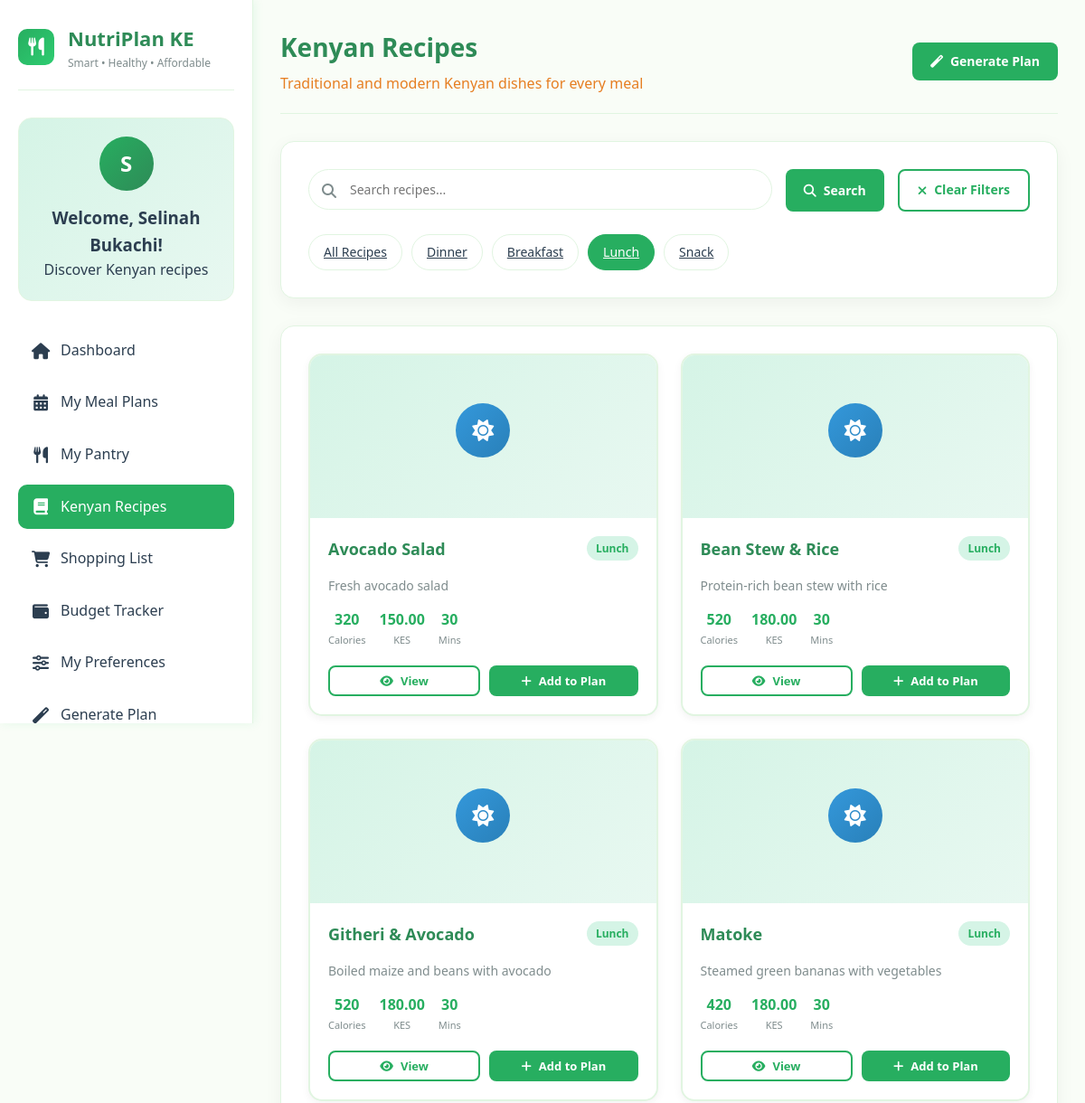
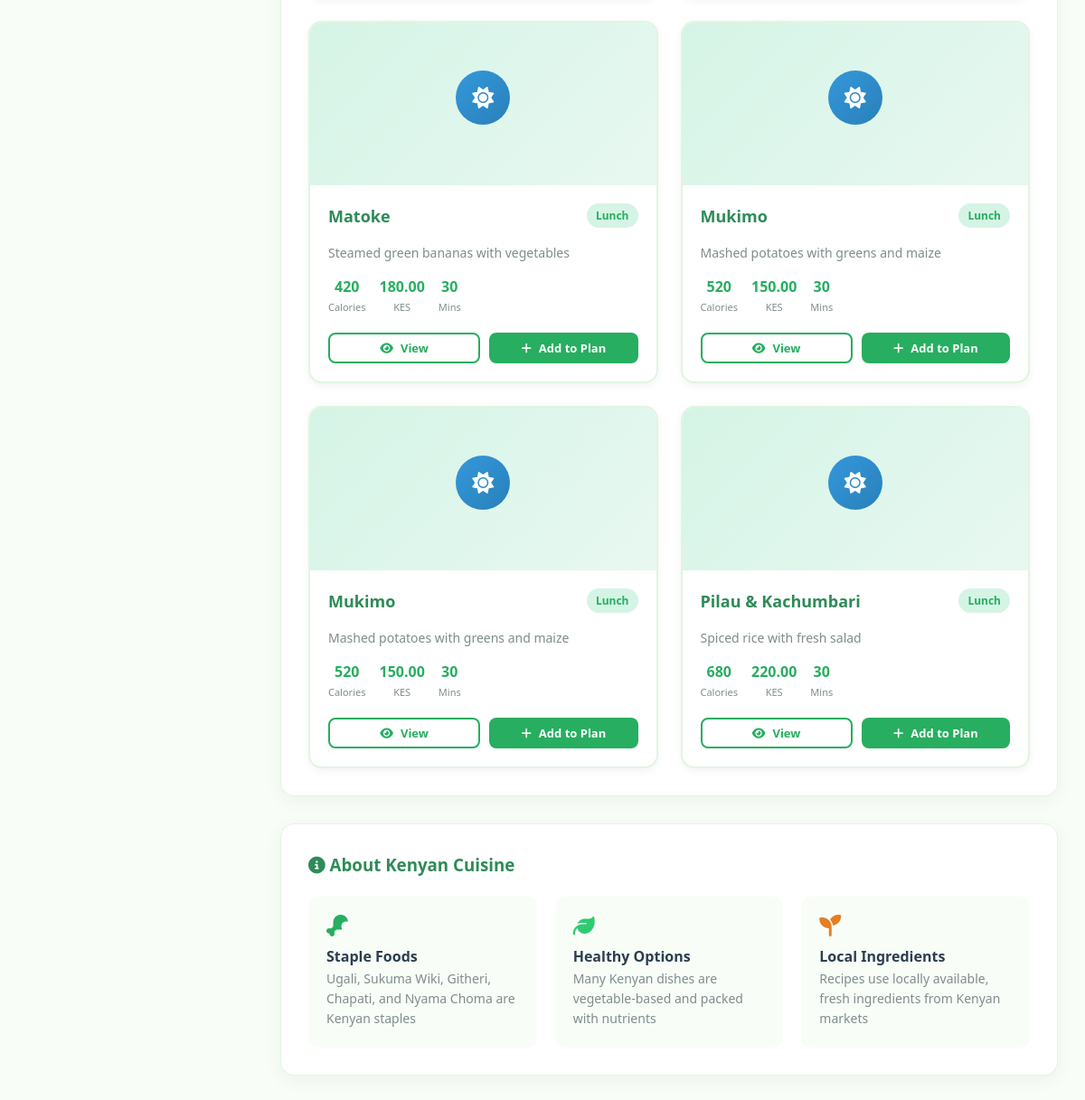
Page /recipes.php?category=Lunch (signed in) on the committed database (2 pictures, top to bottom).
### tables this page shows
CREATE TABLE `recipes` (
  `recipe_id` int(11) NOT NULL,
  `recipe_name` varchar(100) NOT NULL,
  `description` text DEFAULT NULL,
  `instructions` text NOT NULL,
  `prep_time` varchar(50) DEFAULT NULL,
  `serving_size` int(11) DEFAULT NULL,
  `meal_type` varchar(50) DEFAULT NULL,
  `estimated_cost` decimal(10,2) DEFAULT NULL,
  `calories` int(11) DEFAULT NULL,
  `protein` decimal(5,2) DEFAULT NULL,
  `carbs` decimal(5,2) DEFAULT NULL,
  `fats` decimal(5,2) DEFAULT NULL,
  `image` varchar(255) DEFAULT NULL,
  `created_at` timestamp NOT NULL DEFAULT current_timestamp()
);

### recipes.php (the view, shortened to what this page needs)
<?php
require_once 'config.php';
$user_name = $_SESSION['full_name'];
$recipes_query = "SELECT * FROM recipes ORDER BY meal_type, recipe_name";
$recipes_result = mysqli_query($conn, $recipes_query);
$categories_query = "SELECT DISTINCT meal_type FROM recipes";
$categories_result = mysqli_query($conn, $categories_query);
$categories = [];
while ($cat = mysqli_fetch_assoc($categories_result)) {
    $categories[] = $cat['meal_type'];
}
$search = '';
$category_filter = '';
if (isset($_GET['category']) && !empty($_GET['category'])) {
    $category = mysqli_real_escape_string($conn, $_GET['category']);
    $recipes_query = "SELECT * FROM recipes WHERE meal_type = '$category' ORDER BY recipe_name";
    $recipes_result = mysqli_query($conn, $recipes_query);
    $category_filter = $category;
}
?>
<!DOCTYPE html>
<html lang="en">
<head>
    <link rel="stylesheet" href="https://cdnjs.cloudflare.com/ajax/libs/font-awesome/6.4.0/css/all.min.css">
</head>
<body>
    <div class="dashboard-container">
        <aside class="sidebar">
            <div class="logo">
                <div class="logo-icon">
                    <i class="fas fa-utensils"></i>
                </div>
                <div class="logo-text">
                    <h2>NutriPlan KE</h2>
                    <p>Smart • Healthy • Affordable</p>
                </div>
            </div>
            <div class="user-welcome">
                <div class="user-avatar">
                    <?php echo strtoupper(substr($user_name, 0, 1)); ?>
                </div>
                <h3>Welcome, <?php echo htmlspecialchars($user_name); ?>!</h3>
                <p>Discover Kenyan recipes</p>
            </div>
            <ul class="nav-menu">
                <li><a href="dashboard.php"><i class="fas fa-home"></i> Dashboard</a></li>
                <li><a href="meal_plan.php"><i class="fas fa-calendar-alt"></i> My Meal Plans</a></li>
                <li><a href="pantry.php"><i class="fas fa-utensils"></i> My Pantry</a></li>
                <li><a href="recipes.php" class="active"><i class="fas fa-book"></i> Kenyan Recipes</a></li>
                <li><a href="shopping-list.php"><i class="fas fa-shopping-cart"></i> Shopping List</a></li>
                <li><a href="budget.php"><i class="fas fa-wallet"></i> Budget Tracker</a></li>
                <li><a href="preferences.php"><i class="fas fa-sliders-h"></i> My Preferences</a></li>
                <li><a href="create-plan.php"><i class="fas fa-magic"></i> Generate Plan</a></li>
            </ul>
        </aside>
        <main class="main-content">
            <div class="top-header">
                <div class="welcome-message">
                    <h1>Kenyan Recipes</h1>
                    <p>Traditional and modern Kenyan dishes for every meal</p>
                </div>
                <div class="header-actions">
                    <a href="create-plan.php" class="btn btn-primary">
                        <i class="fas fa-magic"></i> Generate Plan
                    </a>
                </div>
            </div>
            <div class="content-section">
                <form method="GET" action="" class="search-filter">
                    <div class="search-box">
                        <i class="fas fa-search"></i>
                        <input type="text" name="search" placeholder="Search recipes..." value="<?php echo htmlspecialchars($search); ?>">
                    </div>
                    <button type="submit" class="btn btn-primary">
                        <i class="fas fa-search"></i> Search
                    </button>
                    <?php if (!empty($search) || !empty($category_filter)): ?>
                        <a href="recipes.php" class="btn btn-outline">
                            <i class="fas fa-times"></i> Clear Filters
                        </a>
                    <?php endif; ?>
                </form>
                <div class="category-filter">
                    <a href="recipes.php" class="category-btn <?php echo empty($category_filter) ? 'active' : ''; ?>">
                        All Recipes
                    </a>
                    <?php foreach ($categories as $category): ?>
                        <a href="?category=<?php echo urlencode($category); ?>"
                           class="category-btn <?php echo $category_filter == $category ? 'active' : ''; ?>">
                            <?php echo htmlspecialchars($category); ?>
                        </a>
                    <?php endforeach; ?>
                </div>
            </div>
            <div class="content-section">
                <?php if (mysqli_num_rows($recipes_result) > 0): ?>
                    <?php if (empty($category_filter) && empty($search)): ?>
                        <?php
                        mysqli_data_seek($recipes_result, 0);
                        $recipes_by_category = [];
                        while ($recipe = mysqli_fetch_assoc($recipes_result)) {
                            $recipes_by_category[$recipe['meal_type']][] = $recipe;
                        }
                        foreach ($recipes_by_category as $category => $category_recipes):
                            $icon_class = strtolower($category) . '-icon';
                            $category_icon = '';
                            switch($category) {
                                case 'Breakfast': $category_icon = 'fas fa-sun'; break;
                                case 'Lunch': $category_icon = 'fas fa-sun'; break;
                                case 'Dinner': $category_icon = 'fas fa-moon'; break;
                                case 'Snack': $category_icon = 'fas fa-apple-alt'; break;
                                default: $category_icon = 'fas fa-utensils';
                            }
                        ?>
                            <div class="category-section">
                                <h3><i class="<?php echo $category_icon; ?>"></i> <?php echo htmlspecialchars($category); ?> Recipes</h3>
                                <div class="recipes-grid">
                                    <?php foreach ($category_recipes as $recipe): ?>
                                        <div class="recipe-card">
                                            <div class="recipe-image">
                                                <div class="recipe-icon <?php echo $icon_class; ?>">
                                                    <i class="<?php echo $category_icon; ?>"></i>
                                                </div>
                                            </div>
                                            <div class="recipe-content">
                                                <div class="recipe-header">
                                                    <h3><?php echo htmlspecialchars($recipe['recipe_name']); ?></h3>
                                                    <span class="recipe-category"><?php echo htmlspecialchars($category); ?></span>
                                                </div>
                                                <p class="recipe-description">
                                                    <?php echo htmlspecialchars($recipe['description'] ?? 'Traditional Kenyan dish'); ?>
                                                </p>
                                                <div class="recipe-details">
                                                    <div class="recipe-nutrition">
                                                        <div class="nutrition-item">
                                                            <span class="nutrition-value"><?php echo $recipe['calories'] ?? '300'; ?></span>
                                                            <span class="nutrition-label">Calories</span>
                                                        </div>
                                                        <div class="nutrition-item">
                                                            <span class="nutrition-value"><?php echo $recipe['estimated_cost']; ?></span>
                                                            <span class="nutrition-label">KES</span>
                                                        </div>
                                                        <div class="nutrition-item">
                                                            <span class="nutrition-value"><?php echo $recipe['prep_time'] ?? '30'; ?></span>
                                                            <span class="nutrition-label">Mins</span>
                                                        </div>
                                                    </div>
                                                </div>
                                                <div class="recipe-actions">
                                                    <button class="btn btn-sm btn-outline" onclick="viewRecipe(<?php echo $recipe['recipe_id']; ?>)">
                                                        <i class="fas fa-eye"></i> View
                                                    </button>
                                                    <button class="btn btn-sm btn-primary" onclick="addToPlan(<?php echo $recipe['recipe_id']; ?>)">
                                                        <i class="fas fa-plus"></i> Add to Plan
                                                    </button>
                                                </div>
                                            </div>
                                        </div>
                                    <?php endforeach; ?>
                                </div>
                            </div>
                        <?php endforeach; ?>
                    <?php else: ?>
                        <div class="recipes-grid">
                            <?php while ($recipe = mysqli_fetch_assoc($recipes_result)):
                                $icon_class = strtolower($recipe['meal_type']) . '-icon';
                                $category_icon = '';
                                switch($recipe['meal_type']) {
                                    case 'Lunch': $category_icon = 'fas fa-sun'; break;
                                }
                            ?>
                                <div class="recipe-card">
                                    <div class="recipe-image">
                                        <div class="recipe-icon <?php echo $icon_class; ?>">
                                            <i class="<?php echo $category_icon; ?>"></i>
                                        </div>
                                    </div>
                                    <div class="recipe-content">
                                        <div class="recipe-header">
                                            <h3><?php echo htmlspecialchars($recipe['recipe_name']); ?></h3>
                                            <span class="recipe-category"><?php echo htmlspecialchars($recipe['meal_type']); ?></span>
                                        </div>
                                        <p class="recipe-description">
                                            <?php echo htmlspecialchars($recipe['description'] ?? 'Traditional Kenyan dish'); ?>
                                        </p>
                                        <div class="recipe-details">
                                            <div class="recipe-nutrition">
                                                <div class="nutrition-item">
                                                    <span class="nutrition-value"><?php echo $recipe['calories'] ?? '300'; ?></span>
                                                    <span class="nutrition-label">Calories</span>
                                                </div>
                                                <div class="nutrition-item">
                                                    <span class="nutrition-value"><?php echo $recipe['estimated_cost']; ?></span>
                                                    <span class="nutrition-label">KES</span>
                                                </div>
                                                <div class="nutrition-item">
                                                    <span class="nutrition-value"><?php echo $recipe['prep_time'] ?? '30'; ?></span>
                                                    <span class="nutrition-label">Mins</span>
                                                </div>
                                            </div>
                                        </div>
                                        <div class="recipe-actions">
                                            <button class="btn btn-sm btn-outline" onclick="viewRecipe(<?php echo $recipe['recipe_id']; ?>)">
                                                <i class="fas fa-eye"></i> View
                                            </button>
                                            <button class="btn btn-sm btn-primary" onclick="addToPlan(<?php echo $recipe['recipe_id']; ?>)">
                                                <i class="fas fa-plus"></i> Add to Plan
                                            </button>
                                        </div>
                                    </div>
                                </div>
                            <?php endwhile; ?>
                        </div>
                    <?php endif; ?>
                <?php endif; ?>
            </div>
            <div class="content-section">
                <h3 style="color: var(--dark-green); margin-bottom: 20px;">
                    <i class="fas fa-info-circle"></i> About Kenyan Cuisine
                </h3>
                <div style="display: grid; grid-template-columns: repeat(auto-fit, minmax(250px, 1fr)); gap: 20px; margin-top: 20px;">
                    <div style="background: var(--light-bg); padding: 20px; border-radius: 10px;">
                        <i class="fas fa-drumstick-bite" style="color: var(--primary-green); font-size: 24px; margin-bottom: 10px;"></i>
                        <h4>Staple Foods</h4>
                        <p style="color: var(--text-light); font-size: 14px;">
                            Ugali, Sukuma Wiki, Githeri, Chapati, and Nyama Choma are Kenyan staples
                        </p>
                    </div>
                    <div style="background: var(--light-bg); padding: 20px; border-radius: 10px;">
                        <i class="fas fa-leaf" style="color: var(--secondary-green); font-size: 24px; margin-bottom: 10px;"></i>
                        <h4>Healthy Options</h4>
                        <p style="color: var(--text-light); font-size: 14px;">
                            Many Kenyan dishes are vegetable-based and packed with nutrients
                        </p>
                    </div>
                    <div style="background: var(--light-bg); padding: 20px; border-radius: 10px;">
                        <i class="fas fa-seedling" style="color: var(--accent-orange); font-size: 24px; margin-bottom: 10px;"></i>
                        <h4>Local Ingredients</h4>
                        <p style="color: var(--text-light); font-size: 14px;">
                            Recipes use locally available, fresh ingredients from Kenyan markets
                        </p>
                    </div>
                </div>
            </div>
        </main>
    </div>
</body>
</html>

### rows in the picture
recipes: recipe_name "Avocado Salad", meal_type "Lunch", description "Fresh avocado salad", calories "320", estimated_cost "150.00", prep_time "30"
recipes: recipe_name "Bean Stew & Rice", meal_type "Lunch", description "Protein-rich bean stew with rice", calories "520", estimated_cost "180.00", prep_time "30"
recipes: recipe_name "Githeri & Avocado", meal_type "Lunch", description "Boiled maize and beans with avocado", calories "520", estimated_cost "180.00", prep_time "30"
recipes: recipe_name "Matoke", meal_type "Lunch", description "Steamed green bananas with vegetables", calories "420", estimated_cost "180.00", prep_time "30"
recipes: recipe_name "Matoke", meal_type "Lunch", description "Steamed green bananas with vegetables", calories "420", estimated_cost "180.00", prep_time "30"
recipes: recipe_name "Mukimo", meal_type "Lunch", description "Mashed potatoes with greens and maize", calories "520", estimated_cost "150.00", prep_time "30"
recipes: recipe_name "Mukimo", meal_type "Lunch", description "Mashed potatoes with greens and maize", calories "520", estimated_cost "150.00", prep_time "30"
recipes: recipe_name "Pilau & Kachumbari", meal_type "Lunch", description "Spiced rice with fresh salad", calories "680", estimated_cost "220.00", prep_time "30"

### other values in the picture
substr($user_name, 0, 1) "S"
$user_name "Selinah Bukachi"
$category "Dinner"
$category "Breakfast"
$category "Lunch"
$category "Snack"
